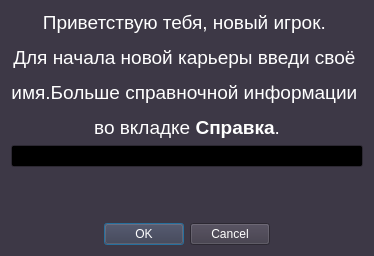
<?xml version="1.0" encoding="UTF-8"?>
<ui version="4.0">
 <class>new_game</class>
 <widget class="QDialog" name="new_game">
  <property name="geometry">
   <rect>
    <x>0</x>
    <y>0</y>
    <width>366</width>
    <height>256</height>
   </rect>
  </property>
  <property name="palette">
   <palette>
    <active>
     <colorrole role="WindowText">
      <brush brushstyle="SolidPattern">
       <color alpha="255">
        <red>255</red>
        <green>255</green>
        <blue>255</blue>
       </color>
      </brush>
     </colorrole>
     <colorrole role="Button">
      <brush brushstyle="SolidPattern">
       <color alpha="255">
        <red>61</red>
        <green>56</green>
        <blue>70</blue>
       </color>
      </brush>
     </colorrole>
     <colorrole role="Light">
      <brush brushstyle="SolidPattern">
       <color alpha="255">
        <red>92</red>
        <green>84</green>
        <blue>105</blue>
       </color>
      </brush>
     </colorrole>
     <colorrole role="Midlight">
      <brush brushstyle="SolidPattern">
       <color alpha="255">
        <red>76</red>
        <green>70</green>
        <blue>87</blue>
       </color>
      </brush>
     </colorrole>
     <colorrole role="Dark">
      <brush brushstyle="SolidPattern">
       <color alpha="255">
        <red>31</red>
        <green>28</green>
        <blue>35</blue>
       </color>
      </brush>
     </colorrole>
     <colorrole role="Mid">
      <brush brushstyle="SolidPattern">
       <color alpha="255">
        <red>41</red>
        <green>37</green>
        <blue>47</blue>
       </color>
      </brush>
     </colorrole>
     <colorrole role="Text">
      <brush brushstyle="SolidPattern">
       <color alpha="255">
        <red>255</red>
        <green>255</green>
        <blue>255</blue>
       </color>
      </brush>
     </colorrole>
     <colorrole role="BrightText">
      <brush brushstyle="SolidPattern">
       <color alpha="255">
        <red>255</red>
        <green>255</green>
        <blue>255</blue>
       </color>
      </brush>
     </colorrole>
     <colorrole role="ButtonText">
      <brush brushstyle="SolidPattern">
       <color alpha="255">
        <red>255</red>
        <green>255</green>
        <blue>255</blue>
       </color>
      </brush>
     </colorrole>
     <colorrole role="Base">
      <brush brushstyle="SolidPattern">
       <color alpha="255">
        <red>0</red>
        <green>0</green>
        <blue>0</blue>
       </color>
      </brush>
     </colorrole>
     <colorrole role="Window">
      <brush brushstyle="SolidPattern">
       <color alpha="255">
        <red>61</red>
        <green>56</green>
        <blue>70</blue>
       </color>
      </brush>
     </colorrole>
     <colorrole role="Shadow">
      <brush brushstyle="SolidPattern">
       <color alpha="255">
        <red>0</red>
        <green>0</green>
        <blue>0</blue>
       </color>
      </brush>
     </colorrole>
     <colorrole role="AlternateBase">
      <brush brushstyle="SolidPattern">
       <color alpha="255">
        <red>30</red>
        <green>28</green>
        <blue>35</blue>
       </color>
      </brush>
     </colorrole>
     <colorrole role="ToolTipBase">
      <brush brushstyle="SolidPattern">
       <color alpha="255">
        <red>255</red>
        <green>255</green>
        <blue>220</blue>
       </color>
      </brush>
     </colorrole>
     <colorrole role="ToolTipText">
      <brush brushstyle="SolidPattern">
       <color alpha="255">
        <red>0</red>
        <green>0</green>
        <blue>0</blue>
       </color>
      </brush>
     </colorrole>
     <colorrole role="PlaceholderText">
      <brush brushstyle="SolidPattern">
       <color alpha="127">
        <red>255</red>
        <green>255</green>
        <blue>255</blue>
       </color>
      </brush>
     </colorrole>
     <colorrole role="Accent">
      <brush brushstyle="SolidPattern">
       <color alpha="255">
        <red>0</red>
        <green>0</green>
        <blue>0</blue>
       </color>
      </brush>
     </colorrole>
    </active>
    <inactive>
     <colorrole role="WindowText">
      <brush brushstyle="SolidPattern">
       <color alpha="255">
        <red>255</red>
        <green>255</green>
        <blue>255</blue>
       </color>
      </brush>
     </colorrole>
     <colorrole role="Button">
      <brush brushstyle="SolidPattern">
       <color alpha="255">
        <red>61</red>
        <green>56</green>
        <blue>70</blue>
       </color>
      </brush>
     </colorrole>
     <colorrole role="Light">
      <brush brushstyle="SolidPattern">
       <color alpha="255">
        <red>92</red>
        <green>84</green>
        <blue>105</blue>
       </color>
      </brush>
     </colorrole>
     <colorrole role="Midlight">
      <brush brushstyle="SolidPattern">
       <color alpha="255">
        <red>76</red>
        <green>70</green>
        <blue>87</blue>
       </color>
      </brush>
     </colorrole>
     <colorrole role="Dark">
      <brush brushstyle="SolidPattern">
       <color alpha="255">
        <red>31</red>
        <green>28</green>
        <blue>35</blue>
       </color>
      </brush>
     </colorrole>
     <colorrole role="Mid">
      <brush brushstyle="SolidPattern">
       <color alpha="255">
        <red>41</red>
        <green>37</green>
        <blue>47</blue>
       </color>
      </brush>
     </colorrole>
     <colorrole role="Text">
      <brush brushstyle="SolidPattern">
       <color alpha="255">
        <red>255</red>
        <green>255</green>
        <blue>255</blue>
       </color>
      </brush>
     </colorrole>
     <colorrole role="BrightText">
      <brush brushstyle="SolidPattern">
       <color alpha="255">
        <red>255</red>
        <green>255</green>
        <blue>255</blue>
       </color>
      </brush>
     </colorrole>
     <colorrole role="ButtonText">
      <brush brushstyle="SolidPattern">
       <color alpha="255">
        <red>255</red>
        <green>255</green>
        <blue>255</blue>
       </color>
      </brush>
     </colorrole>
     <colorrole role="Base">
      <brush brushstyle="SolidPattern">
       <color alpha="255">
        <red>0</red>
        <green>0</green>
        <blue>0</blue>
       </color>
      </brush>
     </colorrole>
     <colorrole role="Window">
      <brush brushstyle="SolidPattern">
       <color alpha="255">
        <red>61</red>
        <green>56</green>
        <blue>70</blue>
       </color>
      </brush>
     </colorrole>
     <colorrole role="Shadow">
      <brush brushstyle="SolidPattern">
       <color alpha="255">
        <red>0</red>
        <green>0</green>
        <blue>0</blue>
       </color>
      </brush>
     </colorrole>
     <colorrole role="AlternateBase">
      <brush brushstyle="SolidPattern">
       <color alpha="255">
        <red>30</red>
        <green>28</green>
        <blue>35</blue>
       </color>
      </brush>
     </colorrole>
     <colorrole role="ToolTipBase">
      <brush brushstyle="SolidPattern">
       <color alpha="255">
        <red>255</red>
        <green>255</green>
        <blue>220</blue>
       </color>
      </brush>
     </colorrole>
     <colorrole role="ToolTipText">
      <brush brushstyle="SolidPattern">
       <color alpha="255">
        <red>0</red>
        <green>0</green>
        <blue>0</blue>
       </color>
      </brush>
     </colorrole>
     <colorrole role="PlaceholderText">
      <brush brushstyle="SolidPattern">
       <color alpha="127">
        <red>255</red>
        <green>255</green>
        <blue>255</blue>
       </color>
      </brush>
     </colorrole>
     <colorrole role="Accent">
      <brush brushstyle="SolidPattern">
       <color alpha="255">
        <red>0</red>
        <green>0</green>
        <blue>0</blue>
       </color>
      </brush>
     </colorrole>
    </inactive>
    <disabled>
     <colorrole role="WindowText">
      <brush brushstyle="SolidPattern">
       <color alpha="255">
        <red>31</red>
        <green>28</green>
        <blue>35</blue>
       </color>
      </brush>
     </colorrole>
     <colorrole role="Button">
      <brush brushstyle="SolidPattern">
       <color alpha="255">
        <red>61</red>
        <green>56</green>
        <blue>70</blue>
       </color>
      </brush>
     </colorrole>
     <colorrole role="Light">
      <brush brushstyle="SolidPattern">
       <color alpha="255">
        <red>92</red>
        <green>84</green>
        <blue>105</blue>
       </color>
      </brush>
     </colorrole>
     <colorrole role="Midlight">
      <brush brushstyle="SolidPattern">
       <color alpha="255">
        <red>76</red>
        <green>70</green>
        <blue>87</blue>
       </color>
      </brush>
     </colorrole>
     <colorrole role="Dark">
      <brush brushstyle="SolidPattern">
       <color alpha="255">
        <red>31</red>
        <green>28</green>
        <blue>35</blue>
       </color>
      </brush>
     </colorrole>
     <colorrole role="Mid">
      <brush brushstyle="SolidPattern">
       <color alpha="255">
        <red>41</red>
        <green>37</green>
        <blue>47</blue>
       </color>
      </brush>
     </colorrole>
     <colorrole role="Text">
      <brush brushstyle="SolidPattern">
       <color alpha="255">
        <red>31</red>
        <green>28</green>
        <blue>35</blue>
       </color>
      </brush>
     </colorrole>
     <colorrole role="BrightText">
      <brush brushstyle="SolidPattern">
       <color alpha="255">
        <red>255</red>
        <green>255</green>
        <blue>255</blue>
       </color>
      </brush>
     </colorrole>
     <colorrole role="ButtonText">
      <brush brushstyle="SolidPattern">
       <color alpha="255">
        <red>31</red>
        <green>28</green>
        <blue>35</blue>
       </color>
      </brush>
     </colorrole>
     <colorrole role="Base">
      <brush brushstyle="SolidPattern">
       <color alpha="255">
        <red>61</red>
        <green>56</green>
        <blue>70</blue>
       </color>
      </brush>
     </colorrole>
     <colorrole role="Window">
      <brush brushstyle="SolidPattern">
       <color alpha="255">
        <red>61</red>
        <green>56</green>
        <blue>70</blue>
       </color>
      </brush>
     </colorrole>
     <colorrole role="Shadow">
      <brush brushstyle="SolidPattern">
       <color alpha="255">
        <red>0</red>
        <green>0</green>
        <blue>0</blue>
       </color>
      </brush>
     </colorrole>
     <colorrole role="AlternateBase">
      <brush brushstyle="SolidPattern">
       <color alpha="255">
        <red>61</red>
        <green>56</green>
        <blue>70</blue>
       </color>
      </brush>
     </colorrole>
     <colorrole role="ToolTipBase">
      <brush brushstyle="SolidPattern">
       <color alpha="255">
        <red>255</red>
        <green>255</green>
        <blue>220</blue>
       </color>
      </brush>
     </colorrole>
     <colorrole role="ToolTipText">
      <brush brushstyle="SolidPattern">
       <color alpha="255">
        <red>0</red>
        <green>0</green>
        <blue>0</blue>
       </color>
      </brush>
     </colorrole>
     <colorrole role="PlaceholderText">
      <brush brushstyle="SolidPattern">
       <color alpha="127">
        <red>31</red>
        <green>28</green>
        <blue>35</blue>
       </color>
      </brush>
     </colorrole>
     <colorrole role="Accent">
      <brush brushstyle="SolidPattern">
       <color alpha="255">
        <red>43</red>
        <green>39</green>
        <blue>49</blue>
       </color>
      </brush>
     </colorrole>
    </disabled>
   </palette>
  </property>
  <property name="windowTitle">
   <string>Dialog</string>
  </property>
  <layout class="QGridLayout" name="gridLayout">
   <item row="0" column="0" colspan="3">
    <widget class="QLabel" name="label">
     <property name="sizePolicy">
      <sizepolicy hsizetype="Fixed" vsizetype="Fixed">
       <horstretch>250</horstretch>
       <verstretch>250</verstretch>
      </sizepolicy>
     </property>
     <property name="baseSize">
      <size>
       <width>250</width>
       <height>250</height>
      </size>
     </property>
     <property name="text">
      <string>&lt;html&gt;&lt;head/&gt;&lt;body&gt;&lt;p align=&quot;center&quot;&gt;&lt;span style=&quot; font-size:14pt;&quot;&gt;Приветствую тебя, новый игрок. &lt;/span&gt;&lt;/p&gt;&lt;p align=&quot;center&quot;&gt;&lt;span style=&quot; font-size:14pt;&quot;&gt;Для начала новой карьеры введи своё &lt;/span&gt;&lt;/p&gt;&lt;p align=&quot;center&quot;&gt;&lt;span style=&quot; font-size:14pt;&quot;&gt;имя.Больше справночной информации &lt;/span&gt;&lt;/p&gt;&lt;p align=&quot;center&quot;&gt;&lt;span style=&quot; font-size:14pt;&quot;&gt;во вкладке &lt;/span&gt;&lt;span style=&quot; font-size:14pt; font-weight:700;&quot;&gt;Справка&lt;/span&gt;&lt;span style=&quot; font-size:14pt;&quot;&gt;.&lt;/span&gt;&lt;/p&gt;&lt;/body&gt;&lt;/html&gt;</string>
     </property>
    </widget>
   </item>
   <item row="2" column="1">
    <spacer name="verticalSpacer">
     <property name="orientation">
      <enum>Qt::Orientation::Vertical</enum>
     </property>
     <property name="sizeHint" stdset="0">
      <size>
       <width>20</width>
       <height>40</height>
      </size>
     </property>
    </spacer>
   </item>
   <item row="3" column="0">
    <spacer name="horizontalSpacer">
     <property name="orientation">
      <enum>Qt::Orientation::Horizontal</enum>
     </property>
     <property name="sizeHint" stdset="0">
      <size>
       <width>40</width>
       <height>20</height>
      </size>
     </property>
    </spacer>
   </item>
   <item row="3" column="1">
    <widget class="QDialogButtonBox" name="buttonBox">
     <property name="orientation">
      <enum>Qt::Orientation::Horizontal</enum>
     </property>
     <property name="standardButtons">
      <set>QDialogButtonBox::StandardButton::Cancel|QDialogButtonBox::StandardButton::Ok</set>
     </property>
    </widget>
   </item>
   <item row="3" column="2">
    <spacer name="horizontalSpacer_2">
     <property name="orientation">
      <enum>Qt::Orientation::Horizontal</enum>
     </property>
     <property name="sizeHint" stdset="0">
      <size>
       <width>40</width>
       <height>20</height>
      </size>
     </property>
    </spacer>
   </item>
   <item row="1" column="0" colspan="3">
    <widget class="QLineEdit" name="lineEdit"/>
   </item>
  </layout>
 </widget>
 <resources/>
 <connections>
  <connection>
   <sender>buttonBox</sender>
   <signal>accepted()</signal>
   <receiver>new_game</receiver>
   <slot>accept()</slot>
   <hints>
    <hint type="sourcelabel">
     <x>248</x>
     <y>254</y>
    </hint>
    <hint type="destinationlabel">
     <x>157</x>
     <y>274</y>
    </hint>
   </hints>
  </connection>
  <connection>
   <sender>buttonBox</sender>
   <signal>rejected()</signal>
   <receiver>new_game</receiver>
   <slot>reject()</slot>
   <hints>
    <hint type="sourcelabel">
     <x>316</x>
     <y>260</y>
    </hint>
    <hint type="destinationlabel">
     <x>286</x>
     <y>274</y>
    </hint>
   </hints>
  </connection>
 </connections>
</ui>
